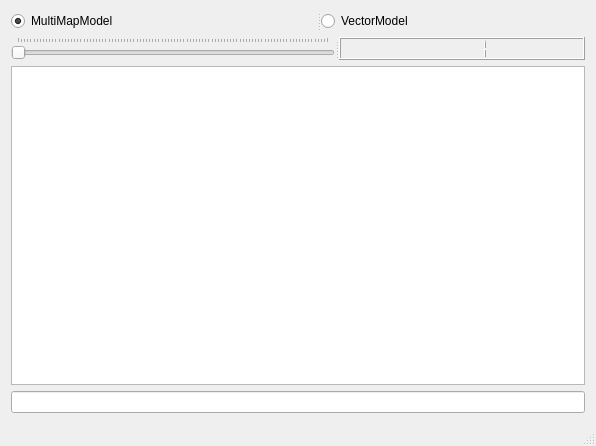
<?xml version="1.0" encoding="UTF-8"?>
<ui version="4.0">
 <class>AddressBookMainWindow</class>
 <widget class="QMainWindow" name="AddressBookMainWindow">
  <property name="geometry">
   <rect>
    <x>0</x>
    <y>0</y>
    <width>596</width>
    <height>446</height>
   </rect>
  </property>
  <property name="windowTitle">
   <string>AddressBookMainWindow</string>
  </property>
  <widget class="QWidget" name="centralWidget">
   <layout class="QVBoxLayout" name="verticalLayout">
    <item>
     <widget class="QSplitter" name="splitter">
      <property name="orientation">
       <enum>Qt::Horizontal</enum>
      </property>
      <widget class="QRadioButton" name="multiMapButton">
       <property name="text">
        <string>MultiMapModel</string>
       </property>
       <property name="checked">
        <bool>true</bool>
       </property>
      </widget>
      <widget class="QRadioButton" name="vectorButton">
       <property name="text">
        <string>VectorModel</string>
       </property>
      </widget>
     </widget>
    </item>
    <item>
     <widget class="QSplitter" name="splitter_2">
      <property name="orientation">
       <enum>Qt::Horizontal</enum>
      </property>
      <widget class="QSlider" name="loadMultiplier">
       <property name="minimum">
        <number>1</number>
       </property>
       <property name="maximum">
        <number>100</number>
       </property>
       <property name="value">
        <number>1</number>
       </property>
       <property name="orientation">
        <enum>Qt::Horizontal</enum>
       </property>
       <property name="tickPosition">
        <enum>QSlider::TicksAbove</enum>
       </property>
       <property name="tickInterval">
        <number>1</number>
       </property>
      </widget>
      <widget class="QLCDNumber" name="loadIndicator">
       <property name="value" stdset="0">
        <double>1.000000000000000</double>
       </property>
      </widget>
     </widget>
    </item>
    <item>
     <widget class="QTableView" name="addressBookTableView"/>
    </item>
    <item>
     <widget class="QLineEdit" name="inputLineEdit"/>
    </item>
   </layout>
  </widget>
  <widget class="QStatusBar" name="statusBar"/>
 </widget>
 <layoutdefault spacing="6" margin="11"/>
 <resources/>
 <connections>
  <connection>
   <sender>loadMultiplier</sender>
   <signal>valueChanged(int)</signal>
   <receiver>loadIndicator</receiver>
   <slot>display(int)</slot>
   <hints>
    <hint type="sourcelabel">
     <x>171</x>
     <y>45</y>
    </hint>
    <hint type="destinationlabel">
     <x>462</x>
     <y>45</y>
    </hint>
   </hints>
  </connection>
 </connections>
</ui>
